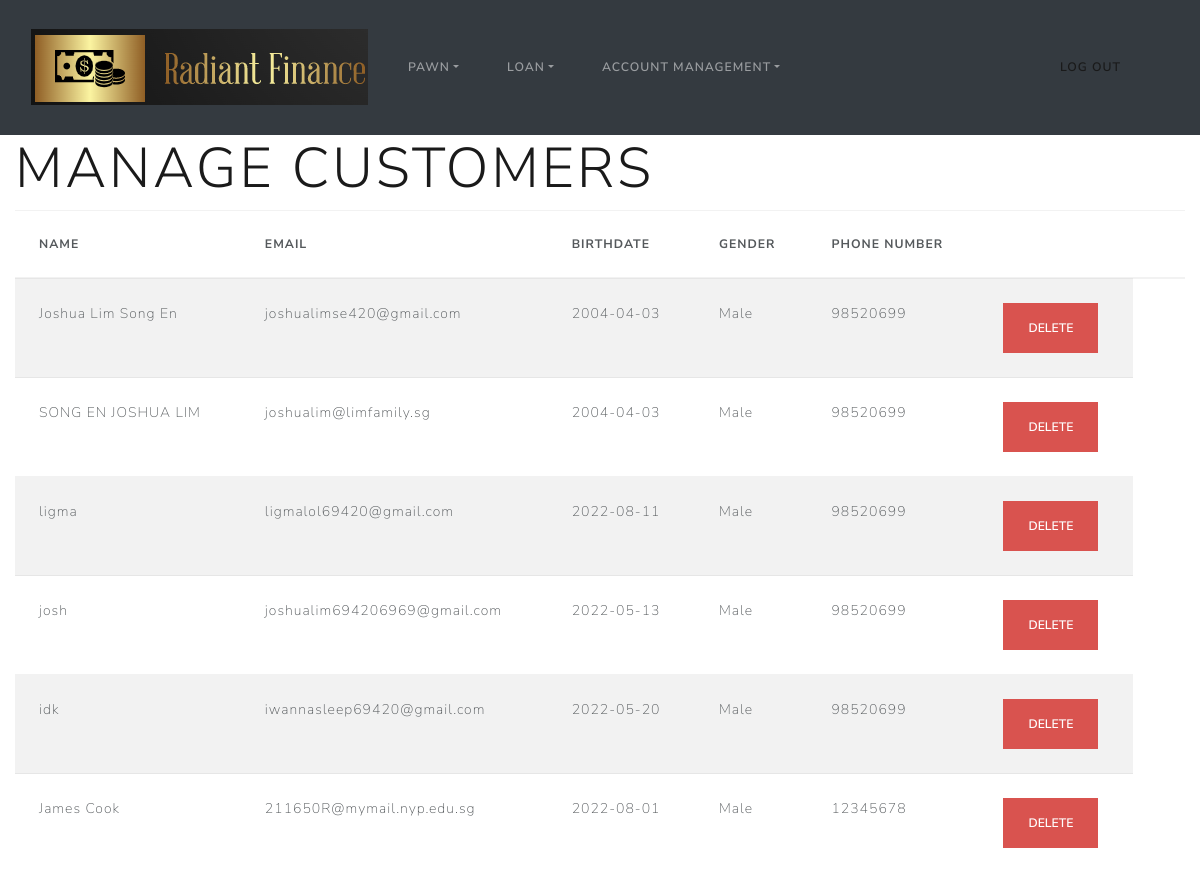
The page /manageCustomer (signed in) on the database as committed earlier.
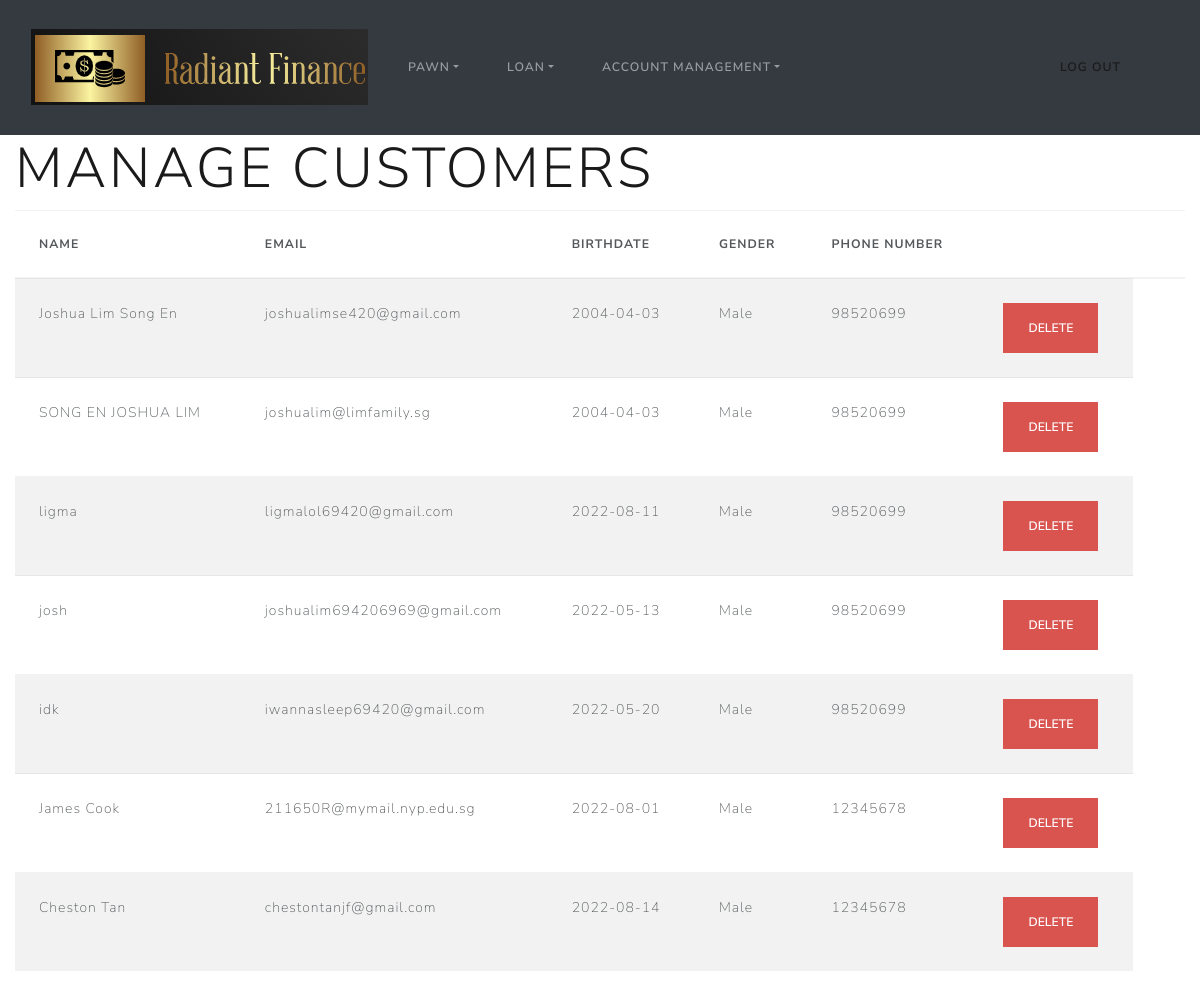
The same page on the database as committed later.
### app.py (models this page shows)
class User(db.Model, UserMixin):
    id = db.Column(db.Integer, primary_key=True)
    name = db.Column(db.String(20), nullable=False)
    gender = db.Column(db.String(1), nullable=False)
    phone = db.Column(db.String(8), nullable=False)
    birthdate = db.Column(db.Date, nullable=False)
    email = db.Column(db.String(30), nullable=False)
    password = db.Column(db.String(100), nullable=False)
    role = db.Column(db.Integer, nullable=False)
    passwordChange = db.Column(db.Date, nullable=False)
    passAttempt = (db.Column(db.Integer, nullable=False))
    TWOFAStatus = db.Column(db.String(30), nullable=False)
    FUI = db.Column(db.String(300), nullable=True)
    FUI_ID = db.Column(db.String(300), nullable=True)
    SUI_ID = db.Column(db.String(300), nullable=True)
    verified = db.Column(db.Integer, nullable=True)

### app.py (the view)
@app.route('/manageCustomer', methods=['GET', 'POST'])
@login_required
def manage_customers():
    role = session['role']
    if role == 1:
        pass
    else:
        return redirect(url_for('main'))
    return render_template('manageCustomer.html', Users=User.query.all())

### app.py (called while the page is built)
@login_manager.user_loader
def load_user(user_id):
    return User.query.get(int(user_id))

### templates/manageCustomer.html (shortened to what this page needs)
{% extends "baseDashboard.html" %}
{% block content %}
<h1 class="display-4">Manage Customers</h1>
<div>
  <table class="table table-striped">
    <thead>
      <tr>
        <th>Name</th>
        <th>Email</th>
        <th>BirthDate</th>
        <th>gender</th>
        <th>Phone Number</th>
        <th></th>
        <th></th>
      </tr>
    </thead>
    <tbody>
      {% for User in Users %}
      {%if User.role==0%}
        <tr>
          <td>{{ User.name }}</td>
          <td>{{ User.email }}</td>
          <td>{{User.birthdate}}</td>
          {% if User.gender == "F" %}
            <td>Female</td>
          {% elif User.gender == "M" %}
            <td>Male</td>
          {% endif %}
          <td>{{User.phone}}</td>
        <td>
            <form action="{{url_for('delete_customer', id=User.id)}}" method="POST">
          <form type="button" class="btn btn-danger" data-bs-toggle="modal" data-bs-target="#myModal_{{User.id}}">
            <input type="submit" value="Delete" class="btn btn-danger">
          </form>
            </form>
          </td>
        </tr>
        {%endif%}
      {% endfor %}
    </tbody>
  </table>
</div>
{% endblock %}

### templates/baseDashboard.html (shortened to what this page needs)
<!DOCTYPE html>
<html lang="en">
<head>
    <link rel="stylesheet" href="https://cdn.jsdelivr.net/npm/bootswatch@4.5.2/dist/lux/bootstrap.min.css">
</head>
<body>
    {% block navbar %}
        {% include 'includes/_navbarDashBoard.html' %}
    {% endblock %}
    <div class="container-fluid">
        {% block content %}
        {% endblock %}
    </div>
</body>
</html>

### templates/includes/_navbarDashboard.html (shortened to what this page needs)
<nav class="navbar navbar-expand-sm bg-dark navbar-dark">
  <div class="container-fluid">
    <a class="navbar-brand" href="/dashboard"><img src="static/img/logo.png" alt=""></a>
    <div class="collapse navbar-collapse" id="collapsibleNavbar">
      <ul class="navbar-nav">
        <li class="nav-item dropdown">
              <a class="nav-link dropdown-toggle" href="#" role="button" data-bs-toggle="dropdown">Pawn</a>
        </li>
         <li class="nav-item dropdown">
              <a class="nav-link dropdown-toggle" href="#" role="button" data-bs-toggle="dropdown">Loan</a>
        </li>
          <li class="nav-item dropdown">
              <a class="nav-link dropdown-toggle" href="#" role="button" data-bs-toggle="dropdown">Account Management</a>
        </li>
      </ul>
        <ul class = "like">
        <div class = "Loke">
          <li class="nav-item">
          <a class="nav-link" href="/logout">Log Out</a>
          </li>
        </div>
        </ul>
    </div>
  </div>
</nav>

### templates/includes/_navbarDashboard.html (style rules this page uses)
.like { display: flex; flex-direction: column; margin-left: auto; margin-bottom: 0; list-style: none; }

Rows that differ between the two databases and show on the page:
added User: name "Cheston Tan", email "chestontanjf@gmail.com", birthdate "2022-08-14", gender "Male", phone "12345678"
